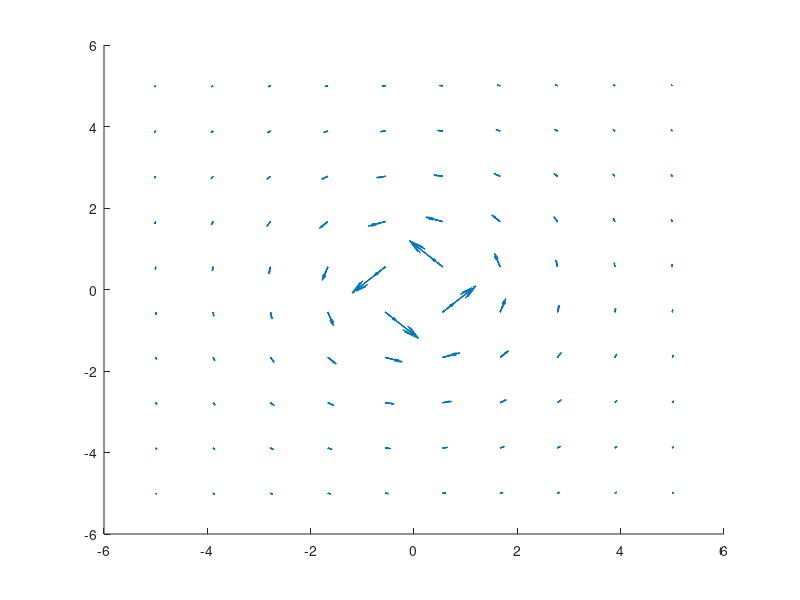

Reproduce this figure in MATLAB. (Note: this script raises an error after producing the figure.)
close all; clear; clc;

% Parameters
I = 1; % Current A
mu = (4*pi)*1e-7; % Permeability of space
L = 5;
n = 10;

% Meshgrid of the 3D space
[X, Y, Z] = meshgrid(linspace(-5, 5, n), linspace(-5, 5, n), linspace(-L, L, n));

% Calculations of the Magnetic field generated by the current
rho = sqrt(X.^2 + Y.^2);

u1 = Z + L/2;
u2 = Z - L/2;

B = ((mu.*I)./(4.*pi.*rho)) .* ((u1./sqrt(rho.^2 + u1.^2)) - (u2./sqrt(rho.^2 + u2.^2)));

B(B == 0) = 0;

% X-Y components of the field
Bx = -B.*(Y./rho);
By = B.*(X./rho);

Bz = zeros(size(B)); % There is no Z component of the magnetic field, since it is purely tangential


% Visualization of the magnetic field
figure; hold on;

hQ = quiver3(X, Y, Z, Bx, By, Bz);
hQ.LineWidth = 2;
set(hQ, 'UData', Bx, 'VData', By, 'WData', Bz);

% Visualization of the field lines
theta = linspace(0, pi/4, 1);
r0 = 1;
z0_levels = linspace(-L/2, L/2, 10);

[sx, sy, sz] = deal([]);
for z0 = z0_levels
    sx = [sx; r0*cos(theta)'];
    sy = [sy; r0*sin(theta)'];
    sz = [sz; z0*ones(size(theta'))];
end

verts = stream3(X, Y, Z, Bx, By, Bz, sx, sy, sz, [0.05, 2000]);

streamline(verts, 'LineWidth', 1.5);

z_wire = linspace(-L/2, +L/2, 100);
plot3( zeros(size(z_wire)), zeros(size(z_wire)), z_wire, 'r', 'LineWidth', 5);

xlabel('X-axis');
ylabel('Y-axis');
zlabel('Z-axis');
title('Magnetic Field Visualization with a rod');
grid on;
view(3)
axis equal;
view(3);
hold off;
